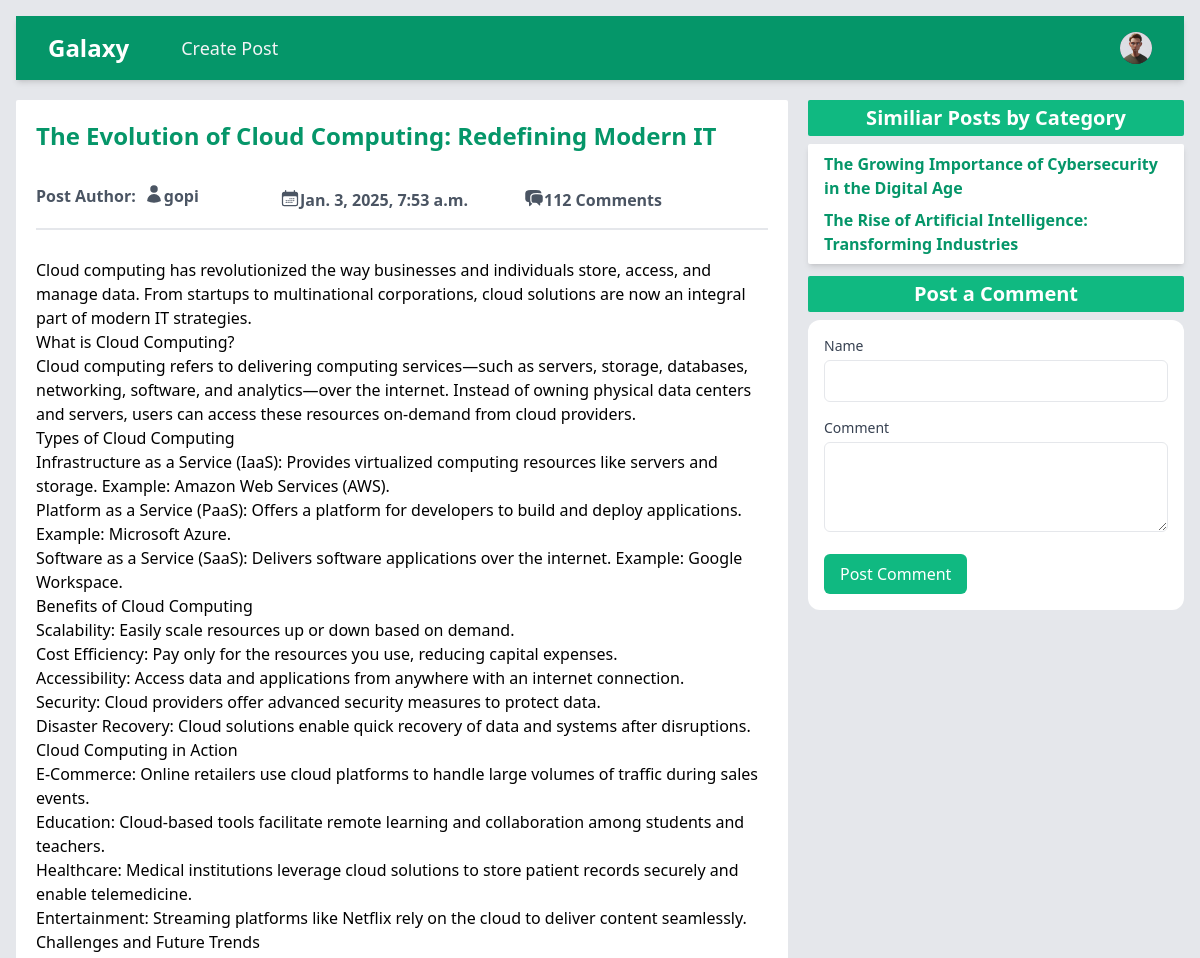
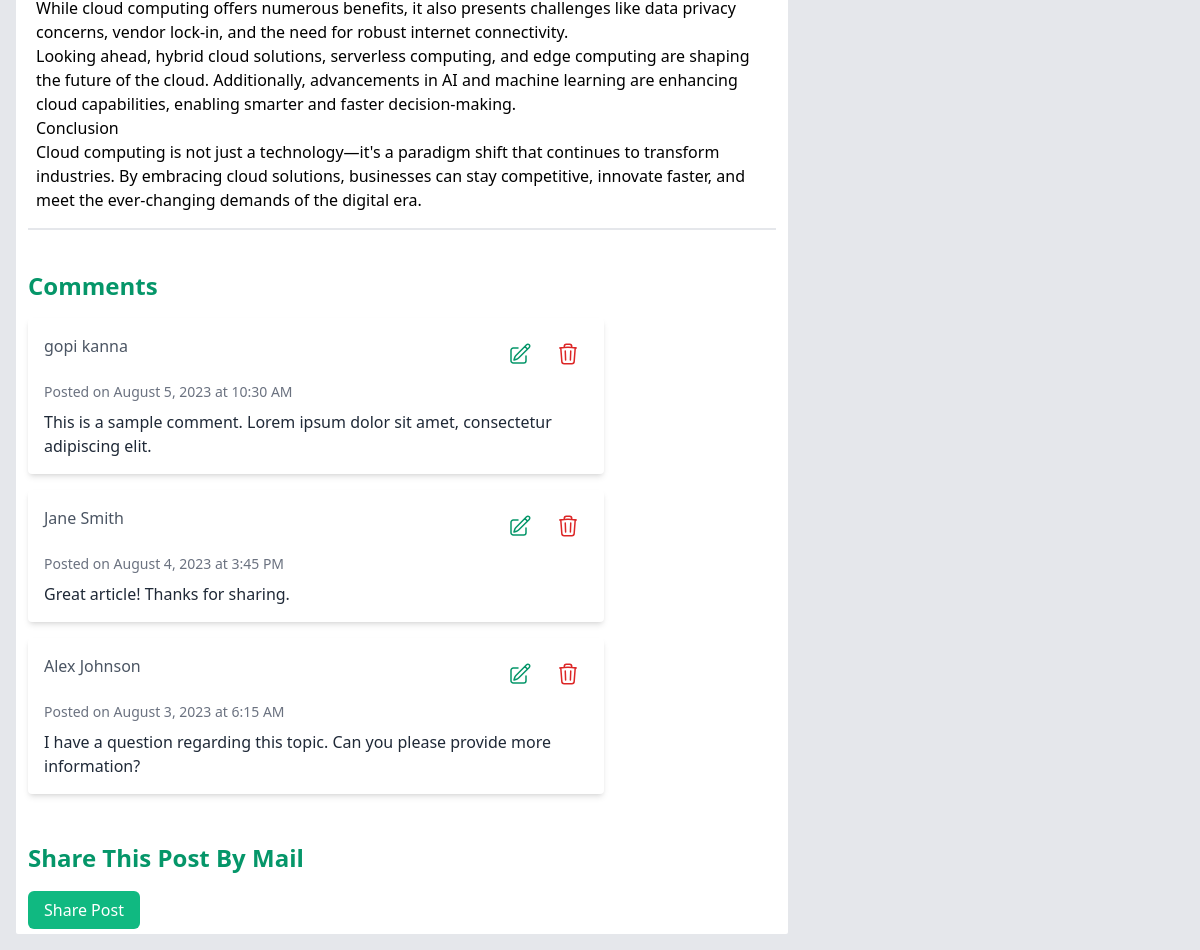
The app's page /read_post/df01d513-77bb-47c9-87cf-13f32c786eb5/the-evolution-of-cloud-computing-redefining-modern-it (signed in) with its own data (2 pictures, top to bottom).
### accounts/models.py (models this page shows, shortened)
class UserProfile(models.Model):
    person = models.ForeignKey(User,on_delete=models.CASCADE, related_name='profile')
    about = models.TextField()
    talks_about = models.CharField(max_length=200, default='anything' )
    avatar = models.ImageField(upload_to='profile_images/',default='user.jpg')

### base/models.py (models this page shows, shortened)
class Post(models.Model):
    id = models.UUIDField(primary_key=True,max_length=15,editable=False,default=uuid.uuid4)
    title = models.CharField(max_length=250)
    slug = models.SlugField(max_length=250,unique_for_date='created', null=True,blank=True)
    author = models.ForeignKey(User,on_delete=models.CASCADE)
    body = models.TextField()
    image = models.ImageField(upload_to='blog_images/',default='default_blog_image.jpg')
    category = models.CharField(max_length=150)
    created = models.DateTimeField(auto_now_add=True)
    updated = models.DateTimeField(auto_now=True)
    def get_absolute_url(self):
        return reverse('read_post', args=[str(self.id),self.slug])
    class Meta:
        ordering=['-created']
        indexes=[models.Index(fields=['created'])]

### base/views.py (the view)
# urls.py: path('read_post/<str:id>/<str:slug>',read_post,name='read_post' ),
def read_post(request,id,slug):
    post=Post.objects.get(id=id,slug=slug)
    similar_post=Post.objects.filter(category=post.category)
    profile=UserProfile.objects.get(person=request.user)
    return render(request,'post.html',{'post':post,'profile':profile , 'similar_post':similar_post})

### base/templates/post.html (shortened to what this page needs)
{% load static %}
<!DOCTYPE html>
<html lang="en">
  <head>
    <link rel="stylesheet" href="{% static 'style.css'%}" />
  </head>
  <body class="p-4 bg-gray-200">
    <nav class="bg-emerald-600 shadow-md">
      <div class="mx-auto max-w-7xl px-4 sm:px-6 lg:px-8">
        <div class="flex h-16 items-center justify-between">
          <div class="flex items-center">
            <div class="flex-shrink-0">
              <a class="text-2xl font-bold text-white" href="{% url 'home'%}">Galaxy</a>
            </div>
            <div class="hidden md:block">
              <div class="ml-10 flex items-baseline space-x-4">
                {% if user.is_authenticated %}
                <a
                  href="create_post.html"
                  class="text-gray-100 hover:bg-gray-700 hover:text-white rounded-md px-3 py-2 text-lg font-medium"
                  aria-current="page"
                  >Create Post</a
                >
                {% endif %}
              </div>
            </div>
          </div>
          <div class="hidden md:block">
            <div class="ml-4 flex items-center md:ml-6">
              {% if user.is_authenticated %}
              <div class="relative ml-3">
                <div>
                  <button
                    type="button"
                    class="relative flex max-w-xs items-center rounded-full bg-gray-800 text-sm focus:outline-none focus:ring-2 focus:ring-white focus:ring-offset-2 focus:ring-offset-gray-800"
                    id="user-menu-button"
                    aria-expanded="false"
                    aria-haspopup="true"
                  >
                    <span class="absolute -inset-1.5"></span>
                    {% if profile.avatar %}
                    <img
                      class="h-8 w-8 rounded-full"
                      src="{{profile.avatar.url}}"
                      alt=""
                    />
                    {% else %}
                    <img
                      class="h-8 w-8 rounded-full"
                      src="{{'media/profile_images/user.jpg'}}"
                      alt=""
                    />
                    {% endif %}
                  </button>
                </div>
              </div>
              {% endif %}
            </div>
          </div>
        </div>
      </div>
    </nav>
    <main class="mt-5 grid grid-cols-1 md:grid-cols-2 lg:grid-cols-3 gap-5">
      <section
        class="bg-white p-3 rounded-sm col-span-1 md:col-span-2 md:h-[80vh] overflow-y-scroll scrollbar-hide"
      >
        <div class="w-full flex flex-col p-2">
          <h2 class="text-2xl font-bold pb-6 text-emerald-600">
           {{post.title}}
          </h2>
          <div
            class="w-full py-2 space-y-1 text-md font-semibold text-gray-600 grid grid-cols-13 md:grid-cols-3"
          >
            <div class="flex">
              <p class="mr-2">Post Author:</p>
              <a href="{% url 'profile' post.author.username post.author.id %}">{{post.author}}</a>
            </div>
            <div class="flex">
              <p>{{post.created}}</p>
            </div>
            <div class="flex">
              <p>112 Comments</p>
            </div>
          </div>
          <hr class="border w-full my-2 border-gray-200" />
          <div class="w-full">
            <p class="text-left mt-5 text-gray-700">
              {{post.body|linebreaks}}
            </p>
          </div>
        </div>
        <hr class="border w-full my-2 border-gray-200" />
        <div class="max-w-xl py-8">
          <h2 class="text-2xl text-emerald-600 font-bold mb-4">Comments</h2>
          <div class="bg-white shadow-md rounded p-4 mb-4">
            <div class="flex justify-between mb-2">
              <div class="text-gray-600">{{user.first_name}} {{user.last_name}}</div>
              <div class="text-gray-400 flex gap-2">
                <a
                  href="#"
                  class="text-emerald-600 rounded-xl hover:bg-emerald-100 p-2"
                  >
                </a>
                <a
                  href="delete.html"
                  class="text-red-600 p-2 rounded-xl hover:bg-red-100"
                >
                </a>
              </div>
            </div>
            <div class="text-gray-500 text-sm mb-2">
              Posted on August 5, 2023 at 10:30 AM
            </div>
            <p class="text-gray-800">
              This is a sample comment. Lorem ipsum dolor sit amet, consectetur
              adipiscing elit.
            </p>
          </div>
          <div class="bg-white shadow-md rounded p-4 mb-4">
            <div class="flex justify-between mb-2">
              <div class="text-gray-600">Jane Smith</div>
              <div class="text-gray-400 flex gap-2">
                <a
                  href="#"
                  class="text-emerald-600 rounded-xl hover:bg-emerald-100 p-2"
                  >
                </a>
                <a
                  href="delete.html"
                  class="text-red-600 p-2 rounded-xl hover:bg-red-100"
                >
                </a>
              </div>
            </div>
            <div class="text-gray-500 text-sm mb-2">
              Posted on August 4, 2023 at 3:45 PM
            </div>
            <p class="text-gray-800">Great article! Thanks for sharing.</p>
          </div>
          <div class="bg-white shadow-md rounded p-4 mb-4">
            <div class="flex justify-between mb-2">
              <div class="text-gray-600">Alex Johnson</div>
              <div class="text-gray-400 flex gap-2">
                <a
                  href="#"
                  class="text-emerald-600 rounded-xl hover:bg-emerald-100 p-2"
                  >
                </a>
                <a
                  href="delete.html"
                  class="text-red-600 p-2 rounded-xl hover:bg-red-100"
                >
                </a>
              </div>
            </div>
            <div class="text-gray-500 text-sm mb-2">
              Posted on August 3, 2023 at 6:15 AM
            </div>
            <p class="text-gray-800">
              I have a question regarding this topic. Can you please provide
              more information?
            </p>
          </div>
        </div>
        <h2 class="text-2xl capitalize font-bold pb-6 text-emerald-600">
          Share this post by mail
        </h2>
        <a
          href="share_post.html"
          class="bg-emerald-500 text-white px-4 py-2 rounded-md hover:bg-emerald-600 focus:outline-none focus:ring focus:border-emerald-300"
        >
          Share Post
        </a>
      </section>
      <section class="flex flex-col gap-2 md:h-[80vh]">
        <h1
          class="bg-emerald-500 w-full font-semibold text-xl text-center py-1 rounded-sm text-white"
        >
          Similiar Posts by Category
        </h1>
        <div
          class="w-full h-[25vh] overflow-y-scroll scrollbar-hide rounded-sm shadow-md bg-white flex flex-col p-1"
        >
        {% for s_post in similar_post %}
        {% if s_post != post %}
          <a
            href="{{s_post.get_absolute_url}}"
            class="w-full font-semibold text-base text-emerald-600 px-3 py-1 rounded-sm hover:underline"
            >{{s_post.title|truncatewords:10}}</a
          >
          {% endif %}
        {% empty %}
        <p class='w-full font-semibold text-base text-emerald-600 px-3 py-1 rounded-sm hover:underline'>
          No post by same category
        </p>
          {% endfor %}
        </div>
        <div class="flex flex-col mt-1 order-first lg:order-last">
          <h1
            class="bg-emerald-500 w-full font-semibold text-xl text-center py-1 mb-2 rounded-sm text-white"
          >
            Post a Comment
          </h1>
          <form method="post" class="space-y-4 bg-white p-4 rounded-xl">
            <div>
              <label for="name" class="block text-sm font-medium text-gray-700"
                >Name</label
              >
              <input
                type="text"
                id="name"
                name="name"
                required
                class="mt-1 p-2 border w-full rounded-md focus:outline-none focus:ring-emerald-400 focus:border-emerald-300"
              />
            </div>
            <div>
              <label
                for="comment"
                class="block text-sm font-medium text-gray-700"
                >Comment</label
              >
              <textarea
                id="comment"
                name="comment"
                rows="3"
                required
                class="mt-1 p-2 border w-full rounded-md focus:outline-none focus:ring-emerald-400 focus:border-emerald-300"
              ></textarea>
            </div>
            <div>
              <button
                type="submit"
                class="px-4 py-2 bg-emerald-500 text-white rounded-md hover:bg-emerald-600 focus:outline-none focus:ring-emerald-200"
              >
                Post Comment
              </button>
            </div>
          </form>
        </div>
      </section>
    </main>
  </body>
</html>

### records on screen
UserProfile: avatar (placeholder picture)
Post: title "The Evolution of Cloud Computing: Redefining Modern IT", author "gopi", created "Jan. 3, 2025, 7:53 a.m.", body "Cloud computing has revolutionized the way businesses and individuals store, access, and manage data. From startups to multinational corporations, cloud solutions are now an integral part of modern IT strategies. What is Cloud Computing? Cloud computing refers to delivering computing services—such as servers, storage, databases, networking, software, and analytics—over the internet. Instead of owning physical data centers and servers, users can access these resources on-demand from cloud providers. Types of Cloud Computing Infrastructure as a Service (IaaS): Provides virtualized computing resources like servers and storage. Example: Amazon Web Services (AWS). Platform as a Service (PaaS):…"
Post: title "The Growing Importance of Cybersecurity in the Digital Age"
Post: title "The Rise of Artificial Intelligence: Transforming Industries"

### other values on screen
{{ user.first_name }} "gopi"
{{ user.last_name }} "kanna"
